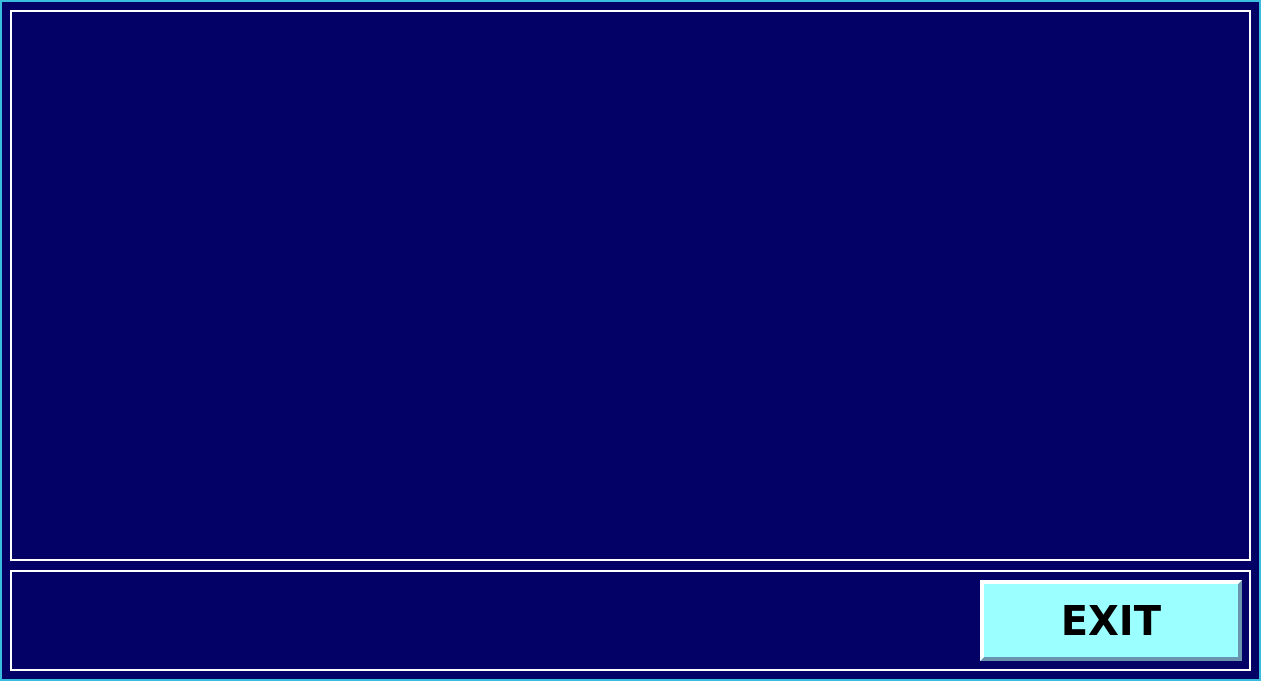
<?xml version="1.0" encoding="UTF-8"?>
<ui version="4.0">
 <class>ManualVideo</class>
 <widget class="QWidget" name="ManualVideo">
  <property name="geometry">
   <rect>
    <x>0</x>
    <y>0</y>
    <width>1261</width>
    <height>681</height>
   </rect>
  </property>
  <property name="windowTitle">
   <string>Form</string>
  </property>
  <property name="styleSheet">
   <string notr="true">QWidget { background-color : #030066; color : #fefe00;border:2px solid #39bcde;font: 26pt &quot;DejaVu Sans&quot;;font: bold;  }
QFrame {border:2px solid #FFFFFF }
QLabel {border:none }
QPushButton { background-color : #9afffe; color : #000000;border:4px solid #6b95ae;font: 30pt &quot;DejaVu Sans&quot;;font: bold;border-left-color:white;border-top-color:white  }
QPushButton:pressed
{
  border:4px solid white;
  border-left-color:#6b95ae;
  border-top-color:#6b95ae;
  background-color : #cccccc;
}

</string>
  </property>
  <widget class="QFrame" name="frame_6">
   <property name="geometry">
    <rect>
     <x>10</x>
     <y>570</y>
     <width>1241</width>
     <height>101</height>
    </rect>
   </property>
   <property name="styleSheet">
    <string notr="true">QFrame {border:2px solid #FFFFFF }
</string>
   </property>
   <property name="frameShape">
    <enum>QFrame::StyledPanel</enum>
   </property>
   <property name="frameShadow">
    <enum>QFrame::Raised</enum>
   </property>
   <widget class="QPushButton" name="exit">
    <property name="geometry">
     <rect>
      <x>970</x>
      <y>10</y>
      <width>262</width>
      <height>81</height>
     </rect>
    </property>
    <property name="font">
     <font>
      <family>DejaVu Sans</family>
      <pointsize>30</pointsize>
      <weight>75</weight>
      <italic>false</italic>
      <bold>true</bold>
     </font>
    </property>
    <property name="styleSheet">
     <string notr="true"/>
    </property>
    <property name="text">
     <string>EXIT</string>
    </property>
   </widget>
  </widget>
  <widget class="QFrame" name="framebuttons">
   <property name="geometry">
    <rect>
     <x>10</x>
     <y>10</y>
     <width>1241</width>
     <height>551</height>
    </rect>
   </property>
   <property name="styleSheet">
    <string notr="true"/>
   </property>
   <property name="frameShape">
    <enum>QFrame::StyledPanel</enum>
   </property>
   <property name="frameShadow">
    <enum>QFrame::Raised</enum>
   </property>
  </widget>
 </widget>
 <resources/>
 <connections/>
</ui>
